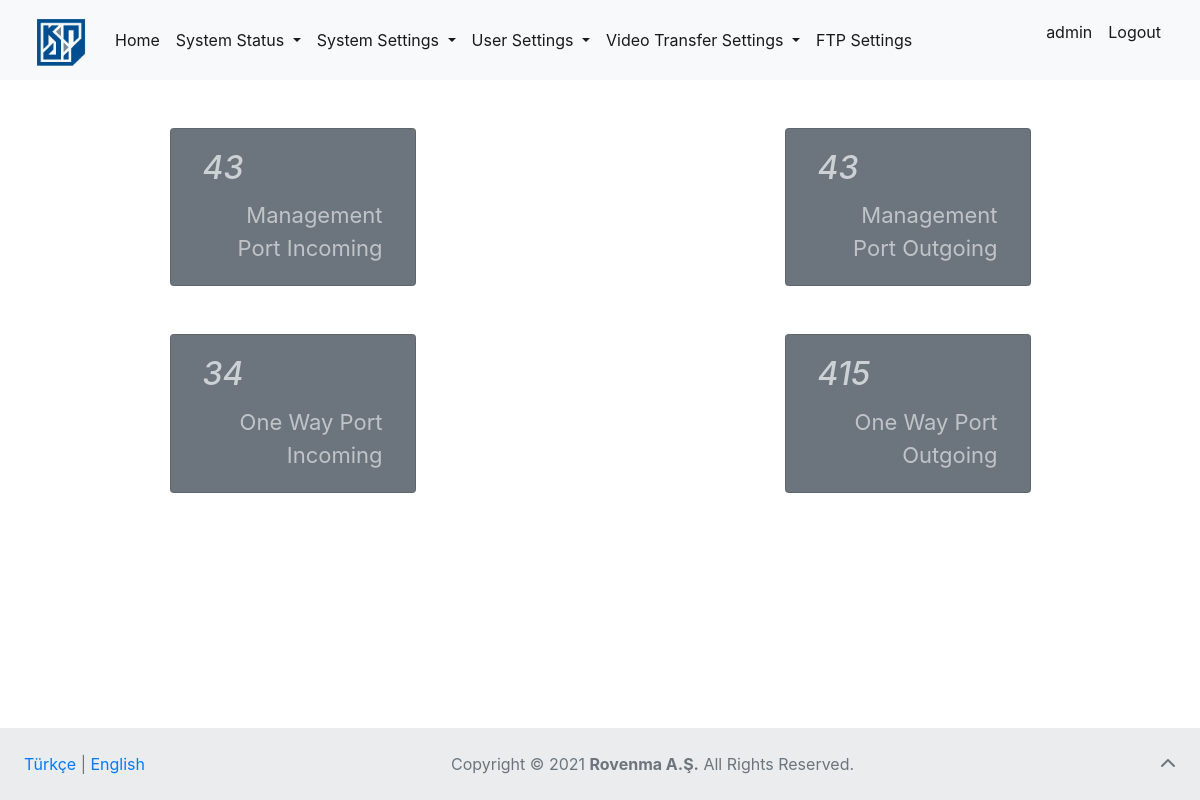
The app's page /packets/ (signed in) with its own data.
### page_articles/models.py (models this page shows, shortened)
class NavbarFooterArticles(models.Model):
    lang = models.CharField(
        verbose_name="Language (like TR or EN)", max_length=2)
    homepage = models.CharField(verbose_name="Home (link)", max_length=20)
    system_status = models.CharField(
        verbose_name="System Status (dropdown)", max_length=30)
    statistics_field = models.CharField(
        verbose_name="Statistics (field)", max_length=20)
    sensors = models.CharField(verbose_name="Sensors (field)", max_length=20)
    packets = models.CharField(verbose_name="Packets (field)", max_length=20, default=None, null=True)
    log_records = models.CharField(
        verbose_name="Log Records (field)", max_length=30)
    system_settings = models.CharField(
        verbose_name="System Settings (dropdown)", max_length=30)
    remote_access_settings = models.CharField(
        verbose_name="Remote Access Settings (field)", max_length=35)
    cli_access_settings = models.CharField(
        verbose_name="CLI Access Settings (field)", max_length=35)
    time_settings = models.CharField(
        verbose_name="Time Settings (field)", max_length=35)
    user_settings = models.CharField(
        verbose_name="User Settings (dropdown)", max_length=35)
    user_administration = models.CharField(
        verbose_name="User Administration (field)", max_length=30)
    authorization = models.CharField(
        verbose_name="Authorization (field)", max_length=35)
    password_changing = models.CharField(
        verbose_name="Password Changing (field)", max_length=35)
    video_transfer = models.CharField(
        verbose_name="Video Transfer Settings (dropdown)", max_length=35, default=None, null=True)
    video_transfer_settings = models.CharField(
        verbose_name="Settings (field)", max_length=15, default=None, null=True)
    input_settings = models.CharField(
        verbose_name="Input Settings (field)", max_length=18, default=None, null=True)
    ftp_settings = models.CharField(
        verbose_name="FTP Settings (field)", max_length=15, default=None, null=True)
    logout_link = models.CharField(verbose_name="Logout (link)", max_length=20)
    footer = models.CharField(
        verbose_name="All Rights Reserved (text)", max_length=35)

class PacketsTitles(models.Model):
    lang = models.CharField(verbose_name="Language (like TR or EN)", max_length=2)
    management_port_incoming = models.CharField(verbose_name="Management Port Incoming (title)", max_length=30)
    management_port_outgoing = models.CharField(verbose_name="Management Port Outgoing (title)", max_length=30)
    one_way_port_incoming = models.CharField(verbose_name="One Way Port Incoming (title)", max_length=30)
    one_way_port_outgoing = models.CharField(verbose_name="One Way Port Outgoing (title)", max_length=30)

### status/views.py (the view)
# urls.py: path('packets/', views.packets, name="packets"),
def packets(request):
    if request.user.is_authenticated:
        lang = "EN"
        cookie_lang = request.COOKIES.get("lang")
        for article in StaticsArticle.objects.all():
            if cookie_lang == article.lang:
                lang = article.lang
                break
        navbar = NavbarFooterArticles.objects.get(lang=lang)
        packetsTitle = PacketsTitles.objects.get(lang=lang)
        pcs = Packets.objects.all().first()
        print(packetsTitle.management_port_incoming)
        context = {
            "navbar_articles": navbar,
            "pcs1": [{"title": packetsTitle.management_port_incoming, "pcs": pcs.management_port_incoming}, {"title": packetsTitle.management_port_outgoing,"pcs":pcs.management_port_outgoing}],
            "pcs2": [{"title": packetsTitle.one_way_port_incoming, "pcs": pcs.one_way_port_incoming}, {"title": packetsTitle.one_way_port_outgoing, "pcs":pcs.one_way_port_outgoing}]
        }
        return render(request, "status/statics/pcs.html", context)
    else:
        return redirect('login')

### templates/status/statics/pcs.html (shortened to what this page needs)
{% extends 'base.html' %}  {% block body %}
<div class="column mt-5">
  <div class="pcs1 row mt-5 mb-5">
    {% for packet in pcs1 %}
    <div
      class="card text-center bg-secondary text-light"
      style="width: 20%"
      id="container-card"
    >
      <div class="card-body">
        <h5
          class="card-title"
          style="
            text-align: start;
            opacity: 0.7;
            font-style: italic;
            font-size: 32px;
          "
        >
          {{ packet.pcs }}
        </h5>
        <p
          class="card-text"
          style="text-align: end; opacity: 0.6; font-size: 22px"
        >
          {{ packet.title }}
        </p>
      </div>
    </div>
    {% endfor %}
  </div>
  <div class="pcs2 row mt-5">
    {% for packet in pcs2 %}
    <div
      class="card text-center bg-secondary text-light"
      style="width: 20%"
      id="container-card"
    >
      <div class="card-body">
        <h5
          class="card-title"
          style="
            text-align: start;
            opacity: 0.7;
            font-style: italic;
            font-size: 32px;
          "
        >
          {{ packet.pcs }}
        </h5>
        <p
          class="card-text"
          style="text-align: end; opacity: 0.6; font-size: 22px"
        >
          {{ packet.title }}
        </p>
      </div>
    </div>
    {% endfor %}
  </div>
</div>
{% endblock body %}

### templates/base.html (shortened to what this page needs)
<!DOCTYPE html>
<html lang="en">
  <head>
    <link
      href="https://cdn.jsdelivr.net/npm/bootstrap@5.0.2/dist/css/bootstrap.min.css"
      rel="stylesheet"
    />
    <link
      rel="stylesheet"
      href="https://stackpath.bootstrapcdn.com/bootstrap/4.1.3/css/bootstrap.min.css"
    />
  </head>
  <body>
    <div id="page-container">
        {% block nonavbar %}
            <nav class="navbar navbar-expand-lg navbar-light bg-light">
                <div class="container-fluid">
                  <a href="{% url 'home' %}" class="navbar-brand fs-3" href="#">
                    {% load static %}
                    <img
                      width="60"
                      height="50"
                      class="d-inline-block align-text-top"
                      src="{% static 'images/kindi.png' %}"
                      alt="Kindi"
                  /></a>
                  <div class="collapse navbar-collapse" id="navbarSupportedContent">
                    <ul class="navbar-nav me-auto mb-2 mb-lg-0">
                      <li class="nav-item">
                        <a
                          class="nav-link active"
                          aria-current="page"
                          href="{% url 'home' %}"
                          >{{ navbar_articles.homepage }}</a
                        >
                      </li>
                      <div class="nav navbar-nav me-auto mb-2 mb-lg-0">
                        <li class="nav-item dropdown">
                          <a
                            class="nav-link dropdown-toggle active"
                            href="#"
                            id="navbarDropdown"
                            role="button"
                            data-bs-toggle="dropdown"
                            aria-expanded="false"
                          >
                            {{ navbar_articles.system_status }}
                          </a>
                        </li>
                        <li class="nav-item dropdown">
                          <a
                            class="nav-link dropdown-toggle active"
                            href="#"
                            id="system_settings"
                            role="button"
                            data-bs-toggle="dropdown"
                            aria-expanded="false"
                          >
                            {{ navbar_articles.system_settings}}
                          </a>
                        </li>
                        <li class="nav-item dropdown">
                          <a
                            class="nav-link dropdown-toggle active"
                            href="#"
                            id="user_settings"
                            role="button"
                            data-bs-toggle="dropdown"
                            aria-expanded="false"
                          >
                            {{ navbar_articles.user_settings }}
                          </a>
                        </li>
                        <li class="nav-item dropdown">
                          <a
                            class="nav-link dropdown-toggle active"
                            href="#"
                            id="video_transfer"
                            role="button"
                            data-bs-toggle="dropdown"
                            aria-expanded="false"
                          >
                            {{ navbar_articles.video_transfer }}
                          </a>
                        </li>
                      </div>
                      <li class="nav-item">
                        <a
                          class="nav-link active"
                          aria-current="page"
                          href="{% url 'ftp_settings' %}"
                          >{{ navbar_articles.ftp_settings }}</a
                        >
                      </li>
                    </ul>
                    <ul class="nav navbar-nav navbar-right">
                      <li class="nav-item">
                        <p class="nav-link active">{{request.user}}</p>
                      </li>
                      <li class="nav-item">
                        <a
                          class="nav-link active"
                          aria-current="page"
                          href="{% url 'logout' %}"
                          >{{ navbar_articles.logout_link }}</a
                        >
                      </li>
                    </ul>
                  </div>
                </div>
              </nav>
        {% endblock nonavbar %}
        <div id="content-wrap">
         {% block body %} {% endblock body %}
        </div>
        {% block nofooter %}
            <footer id="footer" class="text-center text-lg-start bg-light text-muted">
          <div
            class="text-center p-4"
            style="background-color: rgba(0, 0, 0, 0.05)"
          >
            <div style="display: inline-block; float: left;">
              <a href="{% url 'change_lang' lang='TR' %}">Türkçe</a> |
              <a href="{% url 'change_lang' lang='EN' %}">English</a>
            </div>
            <div style="text-align: center;">
              <a
                href="https://www.copyright.gov/what-is-copyright/"
                class="text-reset"
                target="_blank"
                >Copyright ©</a
              >
              2021
              <a
                target="_blank"
                class="text-reset fw-bold"
                href="https://www.rovenma.com/"
                >Rovenma A.Ş.</a
              >
              {{ navbar_articles.footer }}.
            <a
              class="text-muted"
              style="display: inline-block; float: right"
              href="#"
              ><i class="fas fa-chevron-up"></i
            ></a>
            </div>
          </div>
        </footer>
        {% endblock nofooter %}
  </body>
</html>

### templates/base.html (style rules this page uses)
#page-container { position: relative; min-height: 100vh; }
#content-wrap { padding-bottom: 4.5rem; }
#footer { position: absolute; bottom: 0; width: 100%; height: 4.5rem; }

### templates/status/statics/pcs.html (style rules this page uses)
body { overflow: hidden; }
.pcs1, .pcs2 { flex-direction: row; justify-content: space-around; }

### records on screen
NavbarFooterArticles: homepage "Home", system_status "System Status", system_settings "System Settings", user_settings "User Settings", video_transfer "Video Transfer Settings", ftp_settings "FTP Settings", logout_link "Logout", footer "All Rights Reserved"
PacketsTitles: title "Management Port Incoming" "Management Port Outgoing", title "One Way Port Incoming" "One Way Port Outgoing"

### other values on screen
{{ request.user }} "admin"
{{ packet.pcs }} "43" "43"
{{ packet.pcs }} "34" "415"
